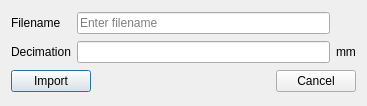
<?xml version="1.0" encoding="UTF-8"?>
<ui version="4.0">
 <class>DialogPointCloudObjectCreation</class>
 <widget class="QDialog" name="DialogPointCloudObjectCreation">
  <property name="geometry">
   <rect>
    <x>0</x>
    <y>0</y>
    <width>367</width>
    <height>106</height>
   </rect>
  </property>
  <property name="windowTitle">
   <string>Import Point Cloud Object from box</string>
  </property>
  <layout class="QGridLayout" name="gridLayout">
   <item row="0" column="0">
    <widget class="QLabel" name="label_file">
     <property name="text">
      <string>Filename</string>
     </property>
    </widget>
   </item>
   <item row="1" column="0" colspan="2">
    <widget class="QLabel" name="label_density">
     <property name="text">
      <string>Decimation</string>
     </property>
    </widget>
   </item>
   <item row="1" column="2">
    <widget class="QDoubleEdit" name="lineEdit_density"/>
   </item>
   <item row="1" column="3">
    <widget class="QLabel" name="label_density_unit">
     <property name="text">
      <string>mm</string>
     </property>
    </widget>
   </item>
   <item row="2" column="0" colspan="4">
    <layout class="QHBoxLayout" name="horizontalLayout">
     <property name="spacing">
      <number>0</number>
     </property>
     <item>
      <widget class="QPushButton" name="pushButton_import">
       <property name="text">
        <string>Import</string>
       </property>
      </widget>
     </item>
     <item>
      <spacer name="horizontalSpacer">
       <property name="orientation">
        <enum>Qt::Horizontal</enum>
       </property>
       <property name="sizeHint" stdset="0">
        <size>
         <width>0</width>
         <height>0</height>
        </size>
       </property>
      </spacer>
     </item>
     <item>
      <widget class="QPushButton" name="pushButton_cancel">
       <property name="text">
        <string>Cancel</string>
       </property>
      </widget>
     </item>
    </layout>
   </item>
   <item row="0" column="2">
    <widget class="QRegExpEdit" name="lineEdit_file">
     <property name="placeholderText">
      <string>Enter filename</string>
     </property>
    </widget>
   </item>
  </layout>
 </widget>
 <customwidgets>
  <customwidget>
   <class>QRegExpEdit</class>
   <extends>QLineEdit</extends>
   <header>regexpedit.h</header>
  </customwidget>
  <customwidget>
   <class>QDoubleEdit</class>
   <extends>QLineEdit</extends>
   <header>qdoubleedit.h</header>
  </customwidget>
 </customwidgets>
 <tabstops>
  <tabstop>lineEdit_file</tabstop>
  <tabstop>lineEdit_density</tabstop>
  <tabstop>pushButton_import</tabstop>
  <tabstop>pushButton_cancel</tabstop>
 </tabstops>
 <resources/>
 <connections/>
</ui>
